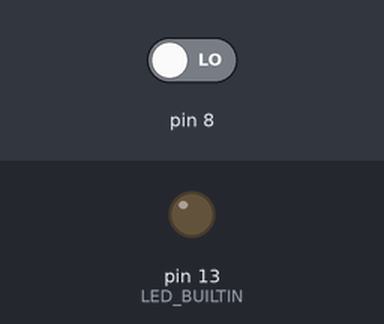
The sketch below on a simulated Arduino Uno, built with avr-gcc and run on an emulated ATmega328P. On the bench: output pins drawn as LEDs (lit = HIGH). The test bench sets the inputs (shaded band); at power-on: pin 8 LOW.

Above: at 1.2 s.
1.3 s: pin 8 driven HIGH
At 4.1 s:
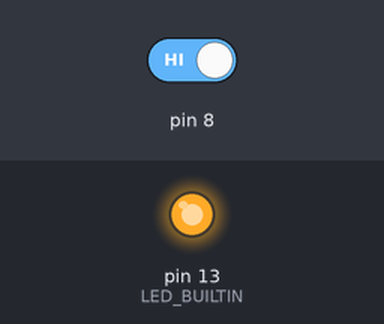
4.3 s: pin 8 driven LOW
At 5.1 s:
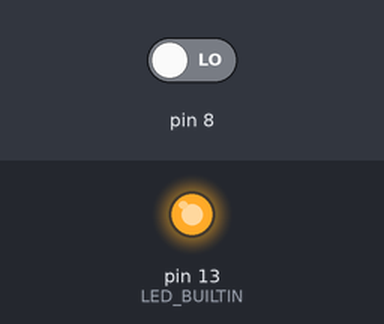
Timing chart, 0 to 7.3 s (numbered marks = the images above; inputs shaded):
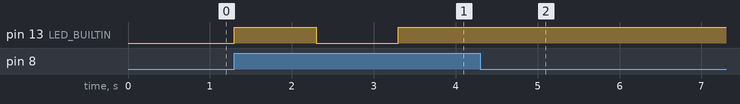

Measured:
- after the input at 1.3 s, pin 13 (LED_BUILTIN): LOW → HIGH at once, → LOW 1.0 s later, → HIGH 1.0 s later
- after the input at 4.3 s, pin 13 (LED_BUILTIN): stops changing and stays HIGH

The sketch:

TP_Pulsador.ino
```cpp
long tiempoActual;
long tiempoBoton;
int estadoSistema;
boolean estadoPulsador;
boolean estadoLuz;

void setup() {
  pinMode(8, INPUT);
//  pinMode(11, OUTPUT);
  pinMode(LED_BUILTIN, OUTPUT);

  tiempoActual = millis();
  tiempoBoton = tiempoActual;
  estadoSistema = 0;
  estadoPulsador = digitalRead(8);
  estadoLuz = LOW;

}

void loop() {
  tiempoActual = millis();
  estadoPulsador = digitalRead(8);

  if (estadoSistema == 0) {
    // Acciones

    // Transiciones
    // si se oprime el botón se cambia de estado
    if (estadoPulsador == true && tiempoActual > tiempoBoton + 1000) {
      estadoSistema = 1;
      tiempoBoton = tiempoActual;
      estadoLuz = HIGH;

    }
  }
  if (estadoSistema == 1) {
    // Acciones

    // Transiciones
    // si se oprime el botón se genera el cambio de estado bucle para resetear el temporizador
    if (estadoPulsador == true && tiempoActual > tiempoBoton + 1000) {
      tiempoBoton = tiempoActual;
      estadoSistema = 0;
      estadoLuz = LOW;
    }
  }
//  digitalWrite(11, estadoLuz);
  digitalWrite(LED_BUILTIN, estadoLuz);
}
```
